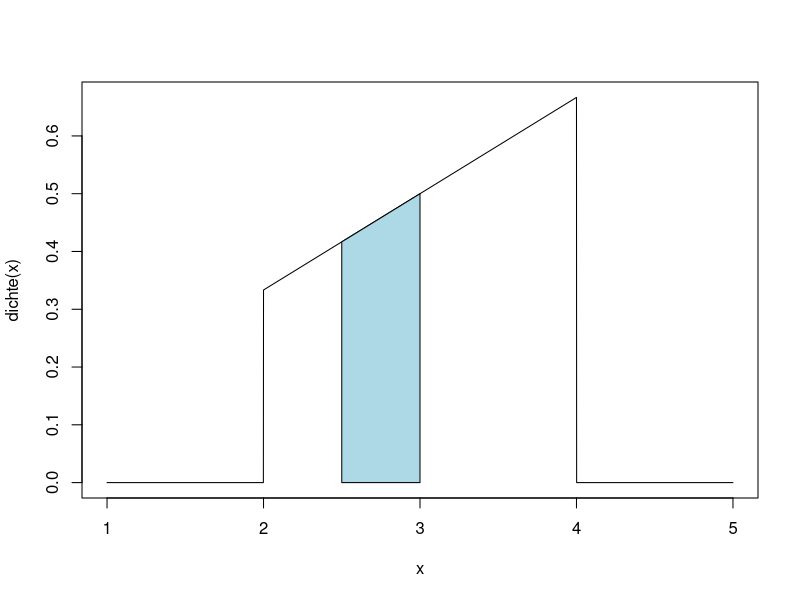
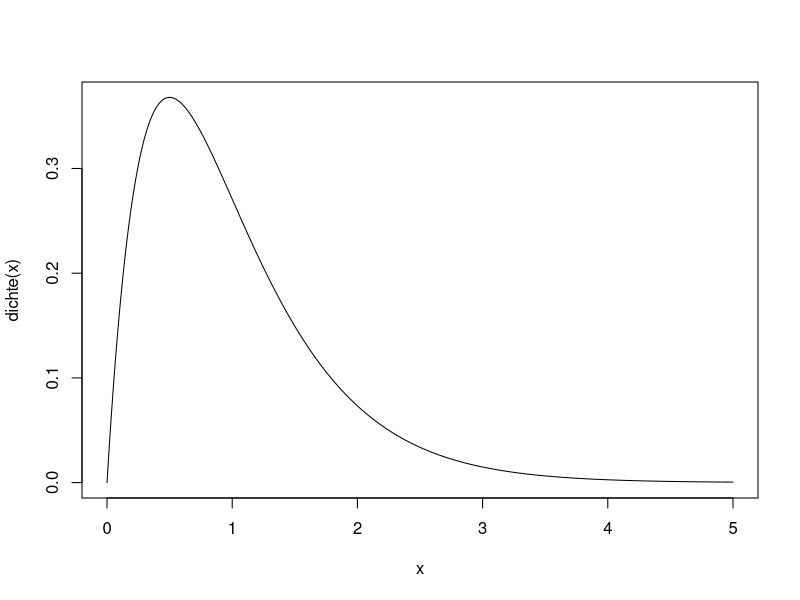

These charts were generated, in order, by the following R code:
# Aufgabe 1

dichte <- function(x){
  ifelse(x >= 2 & x <= 4, (1/6) * x, 0)
}

x <- seq(1, 5, 0.001)
plot(x, dichte(x), type = "l")
polygon(x=c(2.5,2.5,3,3),
        y=c(0, dichte(2.5), dichte(3),0), col="lightblue")


# Aufgabe 2


dichte <- function(x){
  ifelse(x >= 0, 2*x*(exp(-x)^2), 0)
}

x <- seq(0, 5, 0.001)
plot(x, dichte(x), type = "l")


# Aufgabe 3

1 - punif(10, 0, 40)

punif(20, 0, 40) - punif(10, 0, 40)

qunif(0.6, 0, 40)


# Aufgabe 3d)

set.seed(234)
n <- 100000
pers <- rpois(n, 3)
sim <- matrix(NA, nrow = n, ncol = 1)
for (i in 1:n){
    if (pers[i] <= 6) {
    sim[i] <- runif(1, 0, 40)
  } else if (pers[i] >= 7) {
    sim[i] <- runif(1, 0, 40) + runif(1, 30, 70)
  } else if (pers[i] <= 13) {
    sim[i] <- 0
  }
}
mean(sim)
